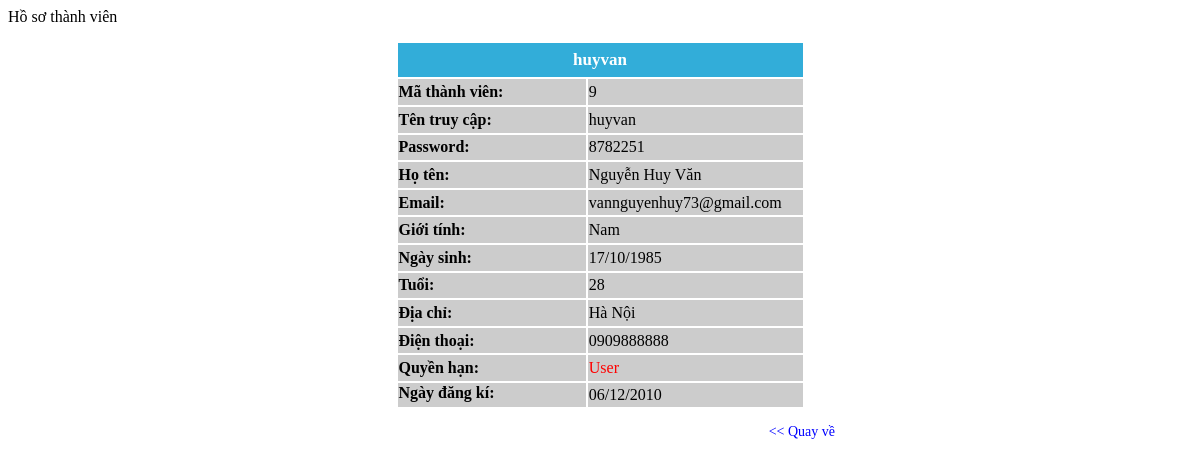
The app's page /Bestcar/Admin/DetailMember.php?MaTV=9 with its own data.
### tables this page shows
CREATE TABLE IF NOT EXISTS `thanhvien` (
  `MaTV` int(10) unsigned NOT NULL AUTO_INCREMENT,
  `TenDN` varchar(50) NOT NULL,
  `Matkhau` varchar(50) NOT NULL,
  `Hoten` varchar(100) NOT NULL,
  `Email` varchar(50) NOT NULL,
  `Diachi` varchar(50) DEFAULT NULL,
  `Phone` varchar(20) DEFAULT NULL,
  `Gioitinh` enum('Nam','Nữ') DEFAULT NULL,
  `Ngaysinh` date NOT NULL,
  `Quyen` varchar(10) NOT NULL,
  `NgayDK` date NOT NULL,
  PRIMARY KEY (`MaTV`),
  UNIQUE KEY `TenDN` (`TenDN`),
  UNIQUE KEY `Email` (`Email`)
);

### Bestcar/Admin/DetailMember.php (the view, shortened to what this page needs)
<?php
if(isset($_REQUEST['MaTV'])){
	$f_query = "SELECT *,DATE_FORMAT(NgayDK,'%d/%m/%Y') AS ngay_dk, DATE_FORMAT(Ngaysinh,'%d/%m/%Y') AS ngay_sinh ,YEAR(Ngaysinh) AS Namsinh FROM thanhvien
				WHERE MaTV = '".$_REQUEST['MaTV']."'";
	$result = mysql_query($f_query);
	$rows = mysql_fetch_array($result);
	if($rows){
?>
<div class="title">Hồ sơ thành viên</div>
<div id="DetailProduct">
    <table width="409" height="368" border="0" align="center">
	 <tr bgcolor="#32ADD9">
       <td height="34" colspan="2" class="bold"><div align="center" style="font-size:17px; font-weight:bold; color:#FFFFFF"><?php echo $rows['TenDN'] ?></div></td>
      </tr>
      <tr bgcolor="#CCCCCC">
        <td width="169" height="26" class="bold">Mã thành viên: </td>
        <td width="168"><?php echo $rows['MaTV']; ?></td>
      </tr>
      <tr  bgcolor="#CCCCCC">
        <td class="bold">Tên truy cập: </td>
        <td><?php echo $rows['TenDN'] ?></td>
      </tr>
      <tr  bgcolor="#CCCCCC">
        <td class="bold">Password: </td>
        <td><?php echo $rows['Matkhau'] ?></td>
      </tr>
      <tr  bgcolor="#CCCCCC">
        <td class="bold">Họ tên:</td>
        <td><?php echo $rows['Hoten']; ?></td>
      </tr>
      <tr bgcolor="#CCCCCC">
        <td class="bold">Email: </td>
        <td><?php echo $rows['Email'] ?></td>
      </tr>
      <tr bgcolor="#CCCCCC">
        <td class="bold">Giới tính: </td>
        <td><?php echo $rows['Gioitinh'] ?></td>
      </tr>
      <tr bgcolor="#CCCCCC">
        <td class="bold">Ngày sinh: </td>
        <td><?php echo $rows['ngay_sinh'] ?></td>
      </tr>
      <tr bgcolor="#CCCCCC">
        <td class="bold">Tuổi: </td>
        <td><?php $Age = (date("Y") - $rows['Namsinh']);
					echo $Age;?></td>
      </tr>
      <tr bgcolor="#CCCCCC">
        <td class="bold">Địa chỉ: </td>
        <td><?php
		echo $rows['Diachi'];
		?></td>
      </tr>
      <tr bgcolor="#CCCCCC">
        <td class="bold">Điện thoại: </td>
        <td><?php
		echo $rows['Phone'];
		?></td>
      </tr>
      <tr bgcolor="#CCCCCC">
        <td class="bold">Quyền hạn: </td>
        <td><?php
		echo ($rows['Quyen']==1)?"<span style='color:green'>Admin</span>":"<span style='color:red'>User</span>";
		?></td>
      <tr bgcolor="#CCCCCC">
        <td height="24" valign="top" class="bold">Ngày đăng kí: </td>
        <td><?php echo $rows['ngay_dk'];?></td>
      </tr>
  </table>
    <?php
	}
}
?>
	<div class="back"><a href="JavaScript:window.history.go(-1);"><< Quay về</a></div>
</div>

### Bestcar/Admin/DetailMember.php (style rules this page uses)
#DetailProduct { width:500px; overflow:hidden; margin:15px auto; }
#DetailProduct .bold { font-weight:bold; }
.back { text-align:right; margin:15px; }
.back a { color:#0000FF; font-size:14px; text-decoration:none; }

### records on screen
thanhvien: TenDN "huyvan", MaTV "9", Matkhau "8782251", Hoten "Nguyễn Huy Văn", Email "vannguyenhuy73@gmail.com", Gioitinh "Nam", Diachi "Hà Nội", Phone "0909888888"

### other values on screen
$rows['ngay_sinh'] "17/10/1985"
$rows['ngay_dk'] "06/12/2010"
